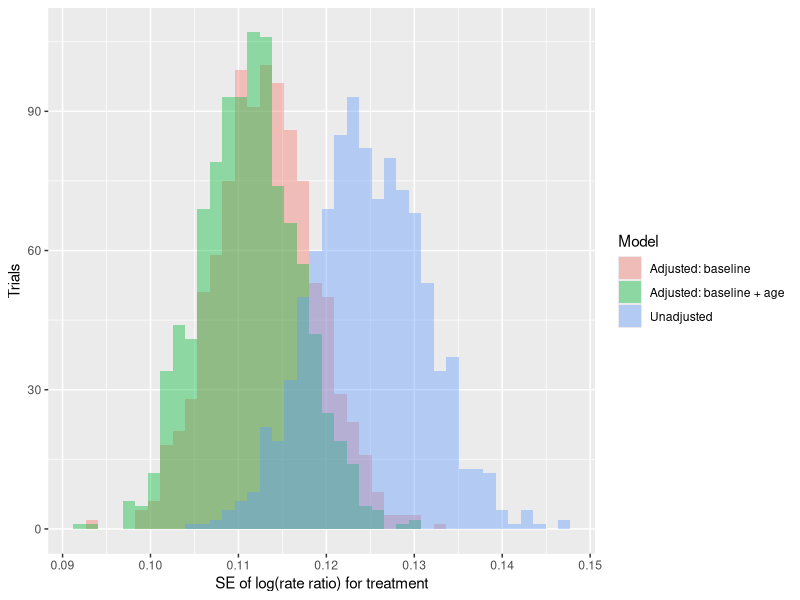

Write the R code that produced this figure. (Note: a time limit stopped this script after it produced the figure.)
## ---- chunk 1

library(tidyr)
library(dplyr)
library(ggplot2)
library(tidyverse)

set.seed(123)
## ---- chunk 2
sim_one_trial <- function(
  n = 200,
  min_base = 4, #eligibility: >= 4 seizures at baseline
  rr_trt = 0.80,   # true rate ratio (treatment vs control)
  beta_age = 0.25, # strength of age effect on log-rate (per 10-year SD units)
  mu0_rate = 0.35, # intercept (natural scale): baseline daily seizure rate = 0.35 seizures/day; over 28 days                      #it's about 10 seizures
  days0 = 28,
  days1 = 28,
  theta = 3.0,      # NB dispersion: smaller = more overdispersion
  sd_u = 0.6,
  pool_mult = 10 # generate ~6*n candidates; increase if eligibility is strict
) {
  Npool <- pool_mult * n
  
  # Baseline covariates + latent severity (pre-randomization)
  age   <- rnorm(Npool, mean = 40, sd = 12)
  age_z <- (age - mean(age)) / 10
  u     <- rnorm(Npool, mean = 0, sd = sd_u) #incorporates random subject effects to allow patients differ multiplicatively in their seizure rate. without u, every patient with the same age is assumed to have the same expected seizure rate - which is unrealistic (note larger sd_u -> more heterogeneity -> bigger precision gain by adjusting for baseline)

  # Baseline counts
  log_lambda0 <- log(mu0_rate) + beta_age * age_z + u
  mu_base     <- exp(log_lambda0) * days0
  base      <- rnbinom(Npool, size = theta, mu = mu_base)

  cand <- tibble(age, age_z, u, base) |>
    filter(base >= min_base)

  if (nrow(cand) < n) {
    stop("Not enough eligible patients in pool. Increase pool_mult or raise mu0_rate / sd_u.")
  }

  # Sample n eligible patients
  dat <- cand |> slice_sample(n = n)

  # Randomize after eligibility is applied
  dat <- dat |>
    mutate(
      trt = rbinom(n(), 1, 0.5),
      days_post = days1,
      lbase = log(base),
    )

  # Post-randomization counts
  log_lambda1 <- log(mu0_rate) + beta_age * dat$age_z + dat$u + log(rr_trt) * dat$trt
  mu_post     <- exp(log_lambda1) * days1
  dat$y_post  <- rnbinom(n, size = theta, mu = mu_post)

  dat |> select(y_post, base, lbase, 
                trt, age, age_z, days_post)
}


# set.seed(123)
# 
# dat_list <- lapply(1:10, function(i) {
#   sim_one_trial(
#     n = 200,
#     rr_trt = 0.80,
#     beta_age = 0.25,
#     min_base = 4
#   )
# })
## ---- chunk 3
fit_models <- function(dat) {

  m0 <- MASS::glm.nb(y_post ~ trt + offset(log(days_post)), data = dat)
  m1 <- MASS::glm.nb(y_post ~ trt + lbase + offset(log(days_post)), data = dat)
  m2 <- MASS::glm.nb(y_post ~ trt + lbase + age_z + offset(log(days_post)), data = dat)

  extract <- function(m) {
    s <- coef(summary(m))
    c(
      est = s["trt", "Estimate"],
      se  = s["trt", "Std. Error"],
      p   = s["trt", "Pr(>|z|)"]
    )
  }

  t0 <- extract(m0)
  t1 <- extract(m1)
  t2 <- extract(m2)

  tibble::tibble(
    log_rr_unadj = t0["est"], se_unadj = t0["se"], p_unadj = t0["p"],
    log_rr_adj_base = t1["est"], se_adj_base = t1["se"], p_adj_base = t1["p"],
    log_rr_adj_base_age = t2["est"], se_adj_base_age = t2["se"], p_adj_base_age = t2["p"]
  )
}

# set.seed(123)
# dat <- sim_one_trial(n = 200, rr_trt = 0.80, beta_age = 0.25, min_base = 4)
# fit_models(dat)
# names(fit_models(dat))

#m0 <- MASS::glm.nb(y_post ~ trt + offset(log(days_post)), data = dat);summary(m0)
#m1 <- MASS::glm.nb(y_post ~ trt + lbase + offset(log(days_post)), data = dat);summary(m1)
#m2 <- MASS::glm.nb(y_post ~ trt + lbase + age_z + offset(log(days_post)), data = dat);summary(m2)
## ---- chunk 4
run_sims <- function(nsim = 2000, n = 200, ...) {

  res_list <- vector("list", nsim)

  for (i in seq_len(nsim)) {
    dat <- sim_one_trial(n = n, ...)
    fm <- fit_models(dat)

    # HARD checks
    if (!is.data.frame(fm)) {
      stop(paste0("fit_models did not return a data.frame at sim ", i,
                  ". It returned: ", paste(class(fm), collapse = ", ")))
    }
    if (!("p_unadj" %in% names(fm))) {
      stop(paste0("p_unadj missing at sim ", i,
                  ". Returned columns: ", paste(names(fm), collapse = ", ")))
    }

    res_list[[i]] <- fm
  }

  res <- dplyr::bind_rows(res_list)

  # sanity check before mutate
  stopifnot("p_unadj" %in% names(res))

  res <- res |>
    dplyr::mutate(
      sig_unadj = p_unadj < 0.05,
      sig_adj_base = p_adj_base < 0.05,
      sig_adj_base_age = p_adj_base_age < 0.05
    )

  res
}

res <- run_sims(nsim = 1000, n = 200, rr_trt = 0.80, beta_age = 0.25, min_base = 4)




# set.seed(123)
# 
# bad <- NULL
# 
# for (i in 1:1000) {
# 
#   dat <- sim_one_trial(n = 200, rr_trt = 0.80, beta_age = 0.25, min_base = 4)
# 
#   # quick sanity checks on the variables used in the model
#   if (anyNA(dat$lbase) || any(!is.finite(dat$lbase))) {
#     bad <- list(i = i, dat = dat, reason = "lbase has NA/Inf")
#     break
#   }
#   if (anyNA(dat$days_post) || any(!is.finite(dat$days_post)) || any(dat$days_post <= 0)) {
#     bad <- list(i = i, dat = dat, reason = "days_post bad (<=0/NA/Inf)")
#     break
#   }
# 
#   # try fitting the model and catch the exact error
#   ok <- tryCatch({
#     m1 <- MASS::glm.nb(y_post ~ trt + lbase + offset(log(days_post)), data = dat)
#     TRUE
#   }, error = function(e) {
#     bad <<- list(i = i, dat = dat, reason = paste("glm.nb error:", conditionMessage(e)))
#     FALSE
#   })
# 
#   if (!ok) break
# }
# 
# bad$i
# bad$reason
# 
# # Save the dataset so you can inspect it later
# saveRDS(bad$dat, file = "bad_dat.rds")
# 
# dat_bad <- readRDS("bad_dat.rds")
# 
# summary(dat_bad$base)
# summary(dat_bad$lbase)
# summary(dat_bad$days_post)
# 
# any(!is.finite(dat_bad$lbase))
# any(!is.finite(log(dat_bad$days_post)))


## ---- chunk 5
summary_precision <- res |>
  summarise(
    mean_se_unadj = mean(se_unadj),
    mean_se_adj_base = mean(se_adj_base),
    mean_se_adj_base_age = mean(se_adj_base_age),
    se_ratio_base = mean(se_adj_base) / mean(se_unadj),
    se_ratio_base_age = mean(se_adj_base_age) / mean(se_unadj),
  )

summary_precision

## ---- chunk 6
summary_power <- res |>
  summarise(
    power_unadj = mean(sig_unadj),
    power_adj_base = mean(sig_adj_base),
    power_adj_base_age = mean(sig_adj_base_age)
  )

summary_power

## ---- chunk 7
res_long <- res |>
  select(se_unadj, se_adj_base, se_adj_base_age) |>
  pivot_longer(everything(), names_to = "model", values_to = "se") |>
  mutate(model = recode(model,
                        se_unadj = "Unadjusted",
                        se_adj_base = "Adjusted: baseline",
                        se_adj_base_age = "Adjusted: baseline + age"))

ggplot(res_long, aes(x = se, fill = model)) +
  geom_histogram(bins = 40, position = "identity", alpha = 0.4) +
  labs(x = "SE of log(rate ratio) for treatment", y = "Trials", fill = "Model")


## ---- chunk 8
beta_grid <- c(0.00, 0.05, 0.10, 0.20, 0.30)

sweep_age <- lapply(beta_grid, function(b) {
  r <- run_sims(nsim = 1000, n = 200, rr_trt = 0.80, beta_age = b, min_base = 4)
  tibble(
    beta_age = b,
    se_ratio_base = mean(r$se_adj_base) / mean(r$se_unadj),
    se_ratio_base_age = mean(r$se_adj_base_age) / mean(r$se_unadj),
    power_unadj = mean(r$sig_unadj),
    power_adj_base = mean(r$sig_adj_base),
    power_adj_base_age = mean(r$sig_adj_base_age)
  )
}) |>
  bind_rows()

sweep_age

ggplot(sweep_age, aes(x = beta_age)) +
  geom_hline(yintercept = 1, linetype = "dashed") +
  geom_line(aes(y = se_ratio_base, color = "Adjusted: base")) +
  geom_point(aes(y = se_ratio_base, color = "Adjusted: base")) +
  geom_line(aes(y = se_ratio_base_age, color = "Adjusted: base + age")) +
  geom_point(aes(y = se_ratio_base_age, color = "Adjusted: base + age")) +
  labs(
    x = "Age association strength (beta_age)",
    y = "SE ratio (Adjusted / Unadjusted)",
    color = NULL
  )

ggplot(sweep_age, aes(x = beta_age)) +
  geom_line(aes(y = power_unadj, color = "Unadjusted")) +
  geom_point(aes(y = power_unadj, color = "Unadjusted")) +
  geom_line(aes(y = power_adj_base, color = "Adjusted: base")) +
  geom_point(aes(y = power_adj_base, color = "Adjusted: base")) +
  geom_line(aes(y = power_adj_base_age, color = "Adjusted: base + age")) +
  geom_point(aes(y = power_adj_base_age, color = "Adjusted: base + age")) +
  labs(
    x = "Age association strength (beta_age)",
    y = "Power (two-sided alpha=0.05)",
    color = NULL
  )

## ---- chunk 9
sd_grid <- c(0.0, 0.2, 0.4, 0.6, 0.8)

sweep_u <- lapply(sd_grid, function(sdu) {
  r <- run_sims(nsim = 1000, n = 200, rr_trt = 0.80,
               beta_age = 0.10, sd_u = sdu, min_base = 4)
  tibble(
    sd_u = sdu,
    se_ratio_base = mean(r$se_adj_base) / mean(r$se_unadj),
    power_unadj = mean(r$sig_unadj),
    power_adj_base = mean(r$sig_adj_base)
  )
}) |>
  bind_rows()

sweep_u

ggplot(sweep_u, aes(x = sd_u)) +
  geom_line(aes(y = se_ratio_base)) +
  geom_point(aes(y = se_ratio_base)) +
  labs(x = "Between-patient log-rate heterogeneity (sd_u)", y = "SE ratio (baseline adjusted / unadjusted)")

ggplot(sweep_u, aes(x = sd_u)) +
  geom_line(aes(y = power_unadj)) +
  geom_point(aes(y = power_unadj)) +
  geom_line(aes(y = power_adj_base)) +
  geom_point(aes(y = power_adj_base)) +
  labs(x = "Between-patient log-rate heterogeneity (sd_u)", y = "Power")
## ---- chunk 10
# dat_example <- sim_one_trial(n = 200, rr_trt = 0.80, beta_age = 0.25)
# 
# m_main <- MASS::glm.nb(y ~ trt + age_z, data = dat_example)
# m_int  <- MASS::glm.nb(y ~ trt * age_z, data = dat_example)
# 
# summary(m_main)$coefficients["trt", ]
# summary(m_int)$coefficients["trt", ]


set.seed(123)

dat <- sim_one_trial(
  n = 200,
  min_base = 4,
  rr_trt = 0.80,
  mu0_rate = 0.35,
  days0 = 28,
  days1 = 28,
  theta = 3,      # slightly more stable than 1.0
  sd_u = 0.6,       # moderate heterogeneity
  beta_age = 0.25,
)
m <- MASS::glm.nb(y_post ~ trt + base + age_z + offset(log(days_post)), data = dat)
summary(m)
